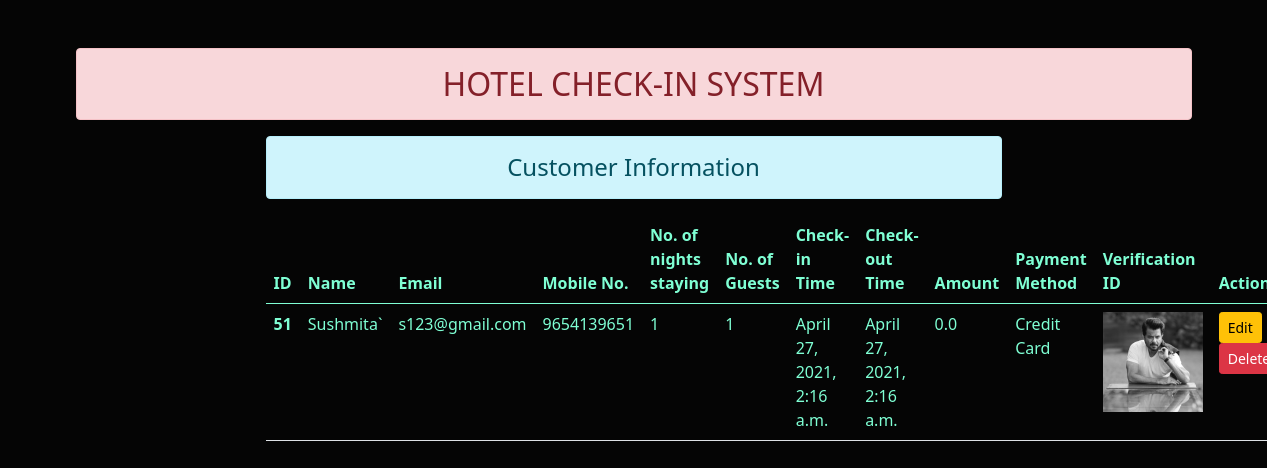
/retrieve-record, run on an earlier commit of the app's database.
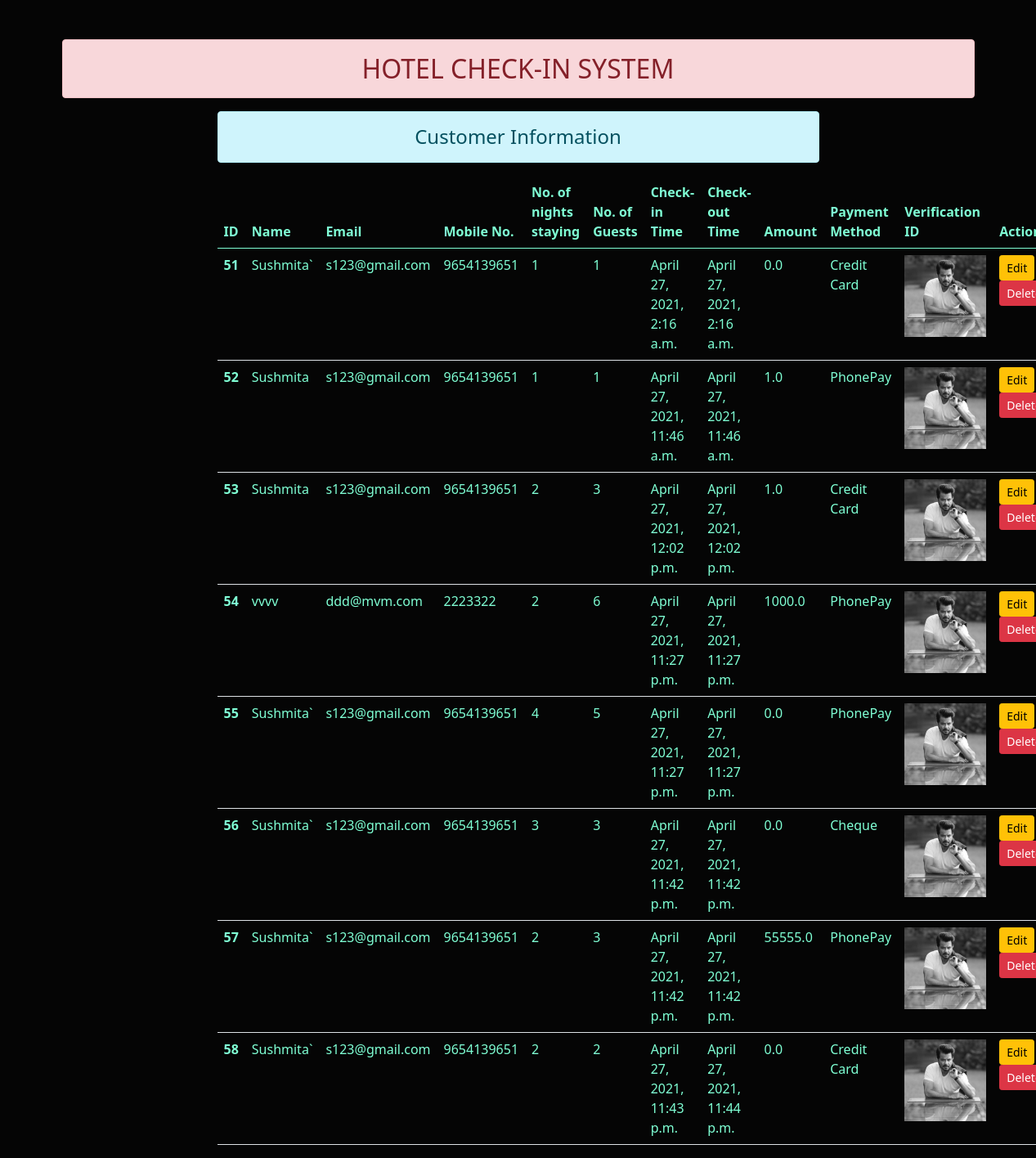
And on a later commit of the database.
### enroll/models.py (models this page shows)
class User(models.Model):
    name = models.CharField(max_length=100)
    email = models.EmailField(max_length=100)
    mobileno = models.CharField(max_length=10)
    nightstay = models.IntegerField()
    guests = models.IntegerField()
    intime = models.DateTimeField(default=datetime.now())
    outtime = models.DateTimeField(default=datetime.now())
    amount = models.FloatField(default=0.0)
    PAYMENT_OPTIONS= [
        ('--Select--', '--Select--'),
        ('Cash', 'Cash'),
        ('Cheque', 'Cheque'),
        ('Debit Card', 'Debit Card'),
        ('Credit Card', 'Credit Card'),
        ('PhonePay', 'PhonePay'),
        ('Net Banking', 'Net Banking'),
        ('UPI ID', 'UPI ID'),
        ('Paytm', 'Paytm'),
        ]
    paymethod = models.CharField(max_length=100, choices=PAYMENT_OPTIONS, default="--Select--", )
    photo = models.ImageField(upload_to="myimage/", default="myimage/AK.jpg")
    agree = models.BooleanField("I agree to the T&C", default=False, blank=False)

### enroll/views.py (the view)
# urls.py: path('retrieve-record', views.retrieve_record, name="retrieve_records"),
def retrieve_record(request):
    cus = User.objects.all()
    return render(request, 'enroll/view_records.html', {'cus':cus})

### enroll/templates/enroll/view_records.html (shortened to what this page needs)
{% extends 'enroll/base.html' %}
{% block content %}
<div class="row">
    <div class="col-sm-2"></div>
    <div class="col-sm-8">
        <h4 class="text-center alert alert-info">Customer Information</h4>
        {% if cus %}
        <table class="table table-hover" style="color:aquamarine">
            <thead>
              <tr>
                <th scope="col">ID</th>
                <th scope="col">Name</th>
                <th scope="col">Email</th>
                <th scope="col">Mobile No.</th>
                <th scope="col">No. of nights staying</th>
                <th scope="col">No. of Guests</th>
                <th scope="col">Check-in Time</th>
                <th scope="col">Check-out Time</th>
                <th scope="col">Amount</th>
                <th scope="col">Payment Method</th>
                <th scope="col">Verification ID</th>
                <th scope="col">Action</th>
              </tr>
            </thead>
            <tbody>
                {% for c in cus %}
                    <tr>
                        <th scope="row">{{c.id}}</th>
                        <td>{{c.name}}</td>
                        <td>{{c.email}}</td>
                        <td>{{c.mobileno}}</td>
                        <td>{{c.nightstay}}</td>
                        <td>{{c.guests}}</td>
                        <td>{{c.intime}}</td>
                        <td>{{c.outtime}}</td>
                        <td>{{c.amount}}</td>
                        <td>{{c.paymethod}}</td>
                        <td><img src="{{c.photo.url}}" alt="" height="100px"></td>
                        <td>
                            <a href="{% url 'update_records' c.id %}" class="btn btn-warning btn-sm">Edit</a>
                            <form action="{% url 'delete_records' c.id %}" method="POST" class="d-inline">
                                <input type="submit" class="btn btn-danger btn-sm" value="Delete">
                            </form>
                        </td>
                    </tr>
                {% endfor %}
            </tbody>
          </table>
        {% else %}
            <h4 class="text-center alert alert-warning">No Records</h4>
        {% endif%}
    </div>
</div>
{% endblock content %}

### enroll/templates/enroll/base.html (shortened to what this page needs)
<!DOCTYPE html>
{% load static %}
<html lang="en">
<head>
    <link rel="stylesheet" href="{% static 'enroll/css/bootstrap.css' %}">
</head>
<body style="background-color:rgb(5, 5, 5)">
    <div class="container mt-5">
        <h2 class="text-center text-uppercase alert alert-danger">Hotel Check-in System</h2>
        {% block content %} {% endblock content %}
    </div>
</body>
</html>

What changed in the data, as far as the page shows it:
added User: id "52", name "Sushmita", email "s123@gmail.com", mobileno "9654139651", nightstay "1", guests "1", intime "April 27, 2021, 11:46 a.m.", outtime "April 27, 2021, 11:46 a.m.", amount "1.0", paymethod "PhonePay", photo (picture)
added User: id "53", name "Sushmita", email "s123@gmail.com", mobileno "9654139651", nightstay "2", guests "3", intime "April 27, 2021, 12:02 p.m.", outtime "April 27, 2021, 12:02 p.m.", amount "1.0", paymethod "Credit Card", photo (picture)
added User: id "54", name "vvvv", email "ddd@mvm.com", mobileno "2223322", nightstay "2", guests "6", intime "April 27, 2021, 11:27 p.m.", outtime "April 27, 2021, 11:27 p.m.", amount "1000.0", paymethod "PhonePay", photo (picture)
added User: id "55", name "Sushmita`", email "s123@gmail.com", mobileno "9654139651", nightstay "4", guests "5", intime "April 27, 2021, 11:27 p.m.", outtime "April 27, 2021, 11:27 p.m.", amount "0.0", paymethod "PhonePay", photo (picture)
added User: id "56", name "Sushmita`", email "s123@gmail.com", mobileno "9654139651", nightstay "3", guests "3", intime "April 27, 2021, 11:42 p.m.", outtime "April 27, 2021, 11:42 p.m.", amount "0.0", paymethod "Cheque", photo (picture)
added User: id "57", name "Sushmita`", email "s123@gmail.com", mobileno "9654139651", nightstay "2", guests "3", intime "April 27, 2021, 11:42 p.m.", outtime "April 27, 2021, 11:42 p.m.", amount "55555.0", paymethod "PhonePay", photo (picture)
added User: id "58", name "Sushmita`", email "s123@gmail.com", mobileno "9654139651", nightstay "2", guests "2", intime "April 27, 2021, 11:43 p.m.", outtime "April 27, 2021, 11:44 p.m.", amount "0.0", paymethod "Credit Card", photo (picture)
